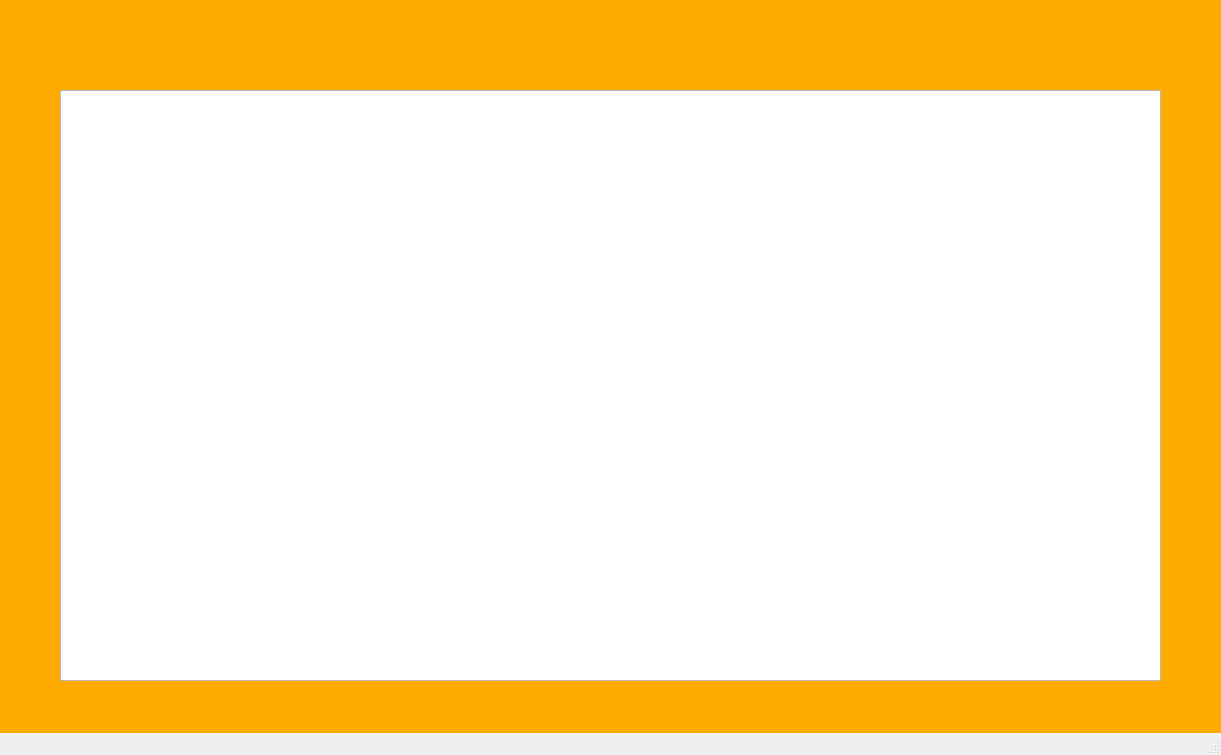
<?xml version="1.0" encoding="UTF-8"?>
<ui version="4.0">
 <class>historyBaRBook</class>
 <widget class="QMainWindow" name="historyBaRBook">
  <property name="geometry">
   <rect>
    <x>0</x>
    <y>0</y>
    <width>1221</width>
    <height>755</height>
   </rect>
  </property>
  <property name="windowTitle">
   <string>LỊCH SỬ MƯỢN TRẢ SÁCH GẦN NHẤT</string>
  </property>
  <widget class="QWidget" name="centralwidget">
   <widget class="QLabel" name="label">
    <property name="geometry">
     <rect>
      <x>-2</x>
      <y>-5</y>
      <width>1231</width>
      <height>741</height>
     </rect>
    </property>
    <property name="styleSheet">
     <string notr="true">background-color: rgb(255, 170, 0);</string>
    </property>
    <property name="text">
     <string/>
    </property>
   </widget>
   <widget class="QTableView" name="tableHistoryBaRBook">
    <property name="geometry">
     <rect>
      <x>60</x>
      <y>90</y>
      <width>1101</width>
      <height>591</height>
     </rect>
    </property>
    <property name="font">
     <font>
      <bold>true</bold>
     </font>
    </property>
   </widget>
  </widget>
  <widget class="QStatusBar" name="statusbar"/>
 </widget>
 <resources/>
 <connections/>
</ui>
